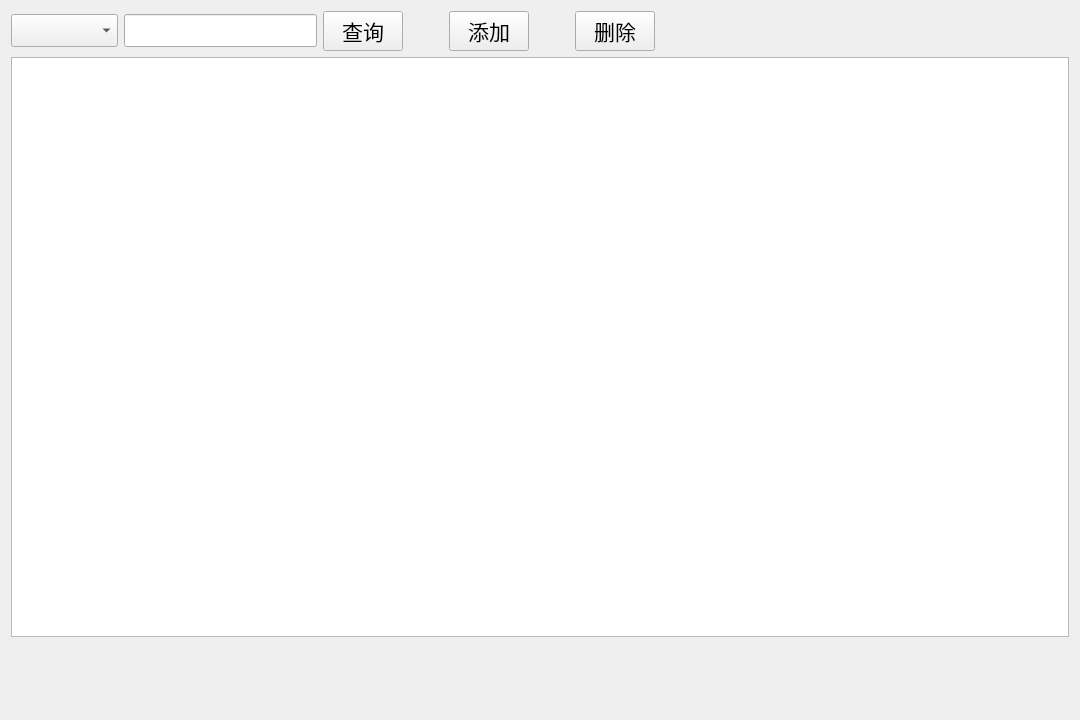
<?xml version="1.0" encoding="UTF-8"?>
<ui version="4.0">
 <class>LabelTypeForm</class>
 <widget class="QWidget" name="LabelTypeForm">
  <property name="geometry">
   <rect>
    <x>0</x>
    <y>0</y>
    <width>1080</width>
    <height>720</height>
   </rect>
  </property>
  <property name="windowTitle">
   <string>Form</string>
  </property>
  <layout class="QVBoxLayout" name="verticalLayout" stretch="1,8,1">
   <item>
    <layout class="QHBoxLayout" name="horizontalLayout" stretch="0,0,0,0,0,0,0,5">
     <item>
      <widget class="QComboBox" name="comboCond">
       <property name="font">
        <font>
         <pointsize>16</pointsize>
        </font>
       </property>
      </widget>
     </item>
     <item>
      <widget class="QLineEdit" name="lineValue">
       <property name="font">
        <font>
         <pointsize>16</pointsize>
        </font>
       </property>
      </widget>
     </item>
     <item>
      <widget class="QPushButton" name="btnSelect">
       <property name="font">
        <font>
         <pointsize>16</pointsize>
        </font>
       </property>
       <property name="text">
        <string>查询</string>
       </property>
      </widget>
     </item>
     <item>
      <spacer name="horizontalSpacer_4">
       <property name="orientation">
        <enum>Qt::Horizontal</enum>
       </property>
       <property name="sizeHint" stdset="0">
        <size>
         <width>40</width>
         <height>20</height>
        </size>
       </property>
      </spacer>
     </item>
     <item>
      <widget class="QPushButton" name="btnAdd">
       <property name="font">
        <font>
         <family>Arial</family>
         <pointsize>16</pointsize>
        </font>
       </property>
       <property name="text">
        <string>添加</string>
       </property>
      </widget>
     </item>
     <item>
      <spacer name="horizontalSpacer_2">
       <property name="orientation">
        <enum>Qt::Horizontal</enum>
       </property>
       <property name="sizeHint" stdset="0">
        <size>
         <width>40</width>
         <height>20</height>
        </size>
       </property>
      </spacer>
     </item>
     <item>
      <widget class="QPushButton" name="btnDel">
       <property name="enabled">
        <bool>true</bool>
       </property>
       <property name="font">
        <font>
         <family>Arial</family>
         <pointsize>16</pointsize>
        </font>
       </property>
       <property name="text">
        <string>删除</string>
       </property>
       <property name="iconSize">
        <size>
         <width>16</width>
         <height>16</height>
        </size>
       </property>
      </widget>
     </item>
     <item>
      <spacer name="horizontalSpacer">
       <property name="orientation">
        <enum>Qt::Horizontal</enum>
       </property>
       <property name="sizeHint" stdset="0">
        <size>
         <width>40</width>
         <height>20</height>
        </size>
       </property>
      </spacer>
     </item>
    </layout>
   </item>
   <item>
    <widget class="QTableWidget" name="tableWidget"/>
   </item>
   <item>
    <spacer name="verticalSpacer">
     <property name="orientation">
      <enum>Qt::Vertical</enum>
     </property>
     <property name="sizeHint" stdset="0">
      <size>
       <width>20</width>
       <height>40</height>
      </size>
     </property>
    </spacer>
   </item>
  </layout>
 </widget>
 <resources/>
 <connections/>
</ui>
